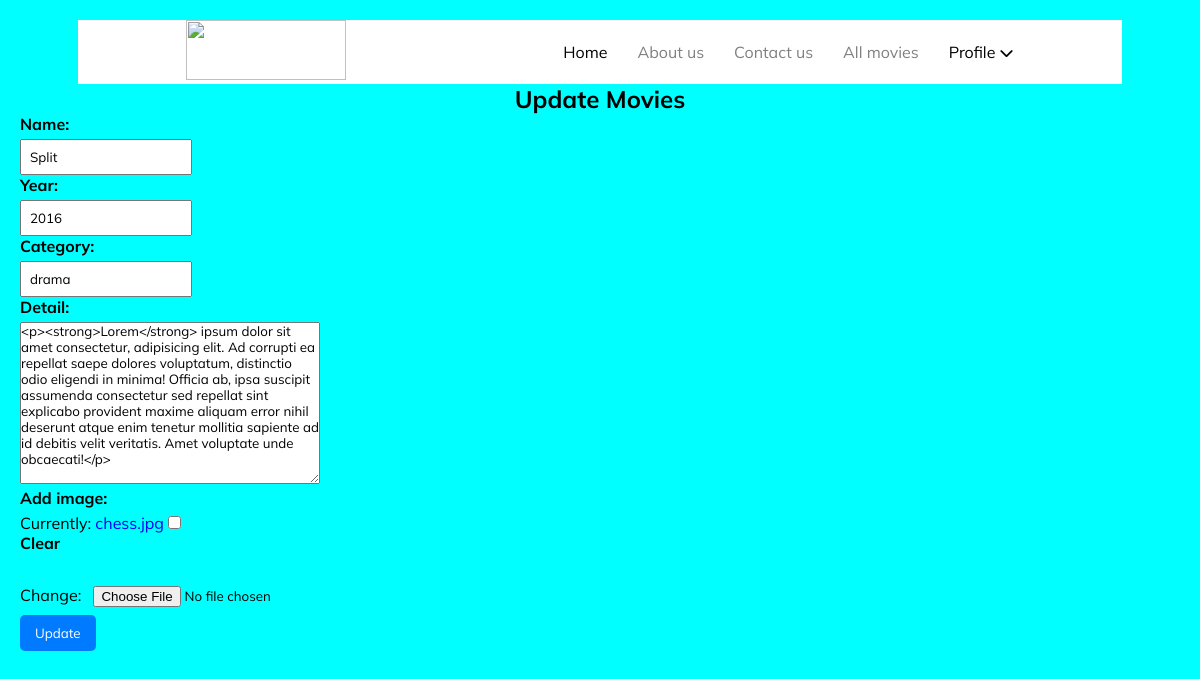
The app's page /update/14 (signed in) with its own data.
### movies/models.py (models this page shows, shortened)
class Movies(models.Model):
    year = models.CharField(max_length=4)
    name = models.CharField(max_length=200)
    category = models.CharField(max_length=100)
    recommender = models.ForeignKey("auth.User", on_delete=models.CASCADE)
    detail = RichTextField()
    image = models.FileField(blank=True, null=True, verbose_name="add image")

### movies/views.py (the view)
# urls.py: path("update/<int:id>", update_movies_page, name="update"),
@login_required(login_url="account:login")
def update_movies_page(request, id):
    moviess = get_object_or_404(Movies, id = id)
    form = AddMovieForm(request.POST or None, request.FILES or None, instance=moviess)
    if form.is_valid():
        moviess.save()
        messages.success(request, "Movie content is updated!!")
        return redirect("movies")
    context = {"form": form}
    return render(request, "update_movies.html", context)

### movies/forms.py
class AddMovieForm(forms.ModelForm):
    class Meta:
        model = Movies
        fields = ["name", "year", "category", "detail", "image"]

### templates/update_movies.html (shortened to what this page needs)
{% extends 'base.html' %}
{% block body %}
    <h2>Update Movies</h2>
    <form method="post" enctype="multipart/form-data">
      {{form.as_p}}
      <button class="btn">Update</button>
    </form>
{% endblock body %}

### static/style.css (style rules this page uses)
* { margin: 0; padding: 0; box-sizing: border-box; text-decoration: none; list-style: none; }
body { background-color: aqua; color: black; margin: 20px; }
h2 { text-align: center; }

### static/navbar.css (style rules this page uses)
* { margin: 0; padding: 0; text-decoration: none; list-style: none; box-sizing: border-box; font-family: "Mulish", sans-serif; }

### static/login-register.css (style rules this page uses)
label { display: block; margin-bottom: 5px; font-weight: bold; }
input { padding: 8px; box-sizing: border-box; }
button { padding: 10px 15px; background-color: #007bff; color: #fff; border: none; border-radius: 5px; cursor: pointer; }

### records on screen
Movies: name "Split", year "2016", category "drama", detail "<p><strong>Lorem</strong> ipsum dolor sit amet consectetur, adipisicing elit. Ad corrupti ea repellat saepe dolores voluptatum, distinctio odio eligendi in minima! Officia ab, ipsa suscipit assumenda consectetur sed repellat sint explicabo provident maxime aliquam error nihil deserunt atque enim tenetur mollitia sapiente ad id debitis velit veritatis. Amet voluptate unde obcaecati!</p>"
